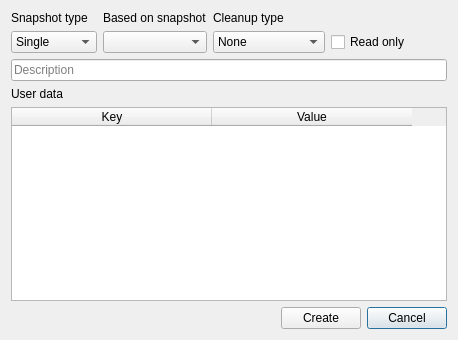
<?xml version="1.0" encoding="UTF-8"?>
<ui version="4.0">
 <class>CreateSnapshotWindow</class>
 <widget class="QDialog" name="CreateSnapshotWindow">
  <property name="geometry">
   <rect>
    <x>0</x>
    <y>0</y>
    <width>458</width>
    <height>340</height>
   </rect>
  </property>
  <property name="windowTitle">
   <string>Create snapshot</string>
  </property>
  <property name="sizeGripEnabled">
   <bool>false</bool>
  </property>
  <layout class="QGridLayout" name="gridLayout">
   <item row="0" column="0">
    <widget class="QLabel" name="label">
     <property name="text">
      <string>Snapshot type</string>
     </property>
    </widget>
   </item>
   <item row="0" column="1">
    <widget class="QLabel" name="label_2">
     <property name="text">
      <string>Based on snapshot</string>
     </property>
    </widget>
   </item>
   <item row="0" column="2">
    <widget class="QLabel" name="label_3">
     <property name="text">
      <string>Cleanup type</string>
     </property>
    </widget>
   </item>
   <item row="1" column="0">
    <widget class="QComboBox" name="snapshotTypeComboBox">
     <item>
      <property name="text">
       <string>Single</string>
      </property>
     </item>
     <item>
      <property name="text">
       <string>Pre</string>
      </property>
     </item>
     <item>
      <property name="text">
       <string>Post</string>
      </property>
     </item>
    </widget>
   </item>
   <item row="1" column="1">
    <widget class="QComboBox" name="basedOnComboBox"/>
   </item>
   <item row="1" column="2">
    <widget class="QComboBox" name="cleanupTypeComboBox">
     <item>
      <property name="text">
       <string>None</string>
      </property>
     </item>
     <item>
      <property name="text">
       <string>Number</string>
      </property>
     </item>
     <item>
      <property name="text">
       <string>Timeline</string>
      </property>
     </item>
     <item>
      <property name="text">
       <string>Empty pre post</string>
      </property>
     </item>
    </widget>
   </item>
   <item row="1" column="4">
    <spacer name="horizontalSpacer">
     <property name="orientation">
      <enum>Qt::Horizontal</enum>
     </property>
     <property name="sizeHint" stdset="0">
      <size>
       <width>40</width>
       <height>20</height>
      </size>
     </property>
    </spacer>
   </item>
   <item row="3" column="0">
    <widget class="QLabel" name="label_4">
     <property name="text">
      <string>User data</string>
     </property>
    </widget>
   </item>
   <item row="5" column="0">
    <layout class="QHBoxLayout" name="horizontalLayout">
     <item>
      <widget class="QPushButton" name="addPushButton">
       <property name="text">
        <string/>
       </property>
       <property name="icon">
        <iconset theme="list-add">
         <normaloff>../../../../../.designer/backup</normaloff>../../../../../.designer/backup</iconset>
       </property>
       <property name="flat">
        <bool>true</bool>
       </property>
      </widget>
     </item>
     <item>
      <widget class="QPushButton" name="removePushButton">
       <property name="text">
        <string/>
       </property>
       <property name="icon">
        <iconset theme="list-remove">
         <normaloff>../../../../../.designer/backup</normaloff>../../../../../.designer/backup</iconset>
       </property>
       <property name="flat">
        <bool>true</bool>
       </property>
      </widget>
     </item>
    </layout>
   </item>
   <item row="2" column="0" colspan="5">
    <widget class="QLineEdit" name="descriptionLineEdit">
     <property name="placeholderText">
      <string>Description</string>
     </property>
    </widget>
   </item>
   <item row="4" column="0" colspan="5">
    <widget class="QTableWidget" name="userDataTableWidget">
     <attribute name="horizontalHeaderMinimumSectionSize">
      <number>200</number>
     </attribute>
     <attribute name="verticalHeaderVisible">
      <bool>false</bool>
     </attribute>
     <column>
      <property name="text">
       <string>Key</string>
      </property>
     </column>
     <column>
      <property name="text">
       <string>Value</string>
      </property>
     </column>
    </widget>
   </item>
   <item row="5" column="2" colspan="3">
    <layout class="QHBoxLayout" name="horizontalLayout_2">
     <item>
      <spacer name="horizontalSpacer_2">
       <property name="orientation">
        <enum>Qt::Horizontal</enum>
       </property>
       <property name="sizeHint" stdset="0">
        <size>
         <width>40</width>
         <height>20</height>
        </size>
       </property>
      </spacer>
     </item>
     <item>
      <widget class="QPushButton" name="createPushButton">
       <property name="text">
        <string>Create</string>
       </property>
       <property name="icon">
        <iconset theme="dialog-ok">
         <normaloff>.</normaloff>.</iconset>
       </property>
      </widget>
     </item>
     <item>
      <widget class="QPushButton" name="pushButton_2">
       <property name="text">
        <string>Cancel</string>
       </property>
       <property name="icon">
        <iconset theme="dialog-cancel">
         <normaloff>.</normaloff>.</iconset>
       </property>
       <property name="default">
        <bool>true</bool>
       </property>
      </widget>
     </item>
    </layout>
   </item>
   <item row="1" column="3">
    <widget class="QCheckBox" name="readOnlyCheckBox">
     <property name="text">
      <string>Read only</string>
     </property>
    </widget>
   </item>
  </layout>
 </widget>
 <tabstops>
  <tabstop>snapshotTypeComboBox</tabstop>
  <tabstop>basedOnComboBox</tabstop>
  <tabstop>cleanupTypeComboBox</tabstop>
  <tabstop>readOnlyCheckBox</tabstop>
  <tabstop>descriptionLineEdit</tabstop>
 </tabstops>
 <resources/>
 <connections>
  <connection>
   <sender>pushButton_2</sender>
   <signal>clicked()</signal>
   <receiver>CreateSnapshotWindow</receiver>
   <slot>close()</slot>
   <hints>
    <hint type="sourcelabel">
     <x>376</x>
     <y>247</y>
    </hint>
    <hint type="destinationlabel">
     <x>192</x>
     <y>248</y>
    </hint>
   </hints>
  </connection>
 </connections>
</ui>
